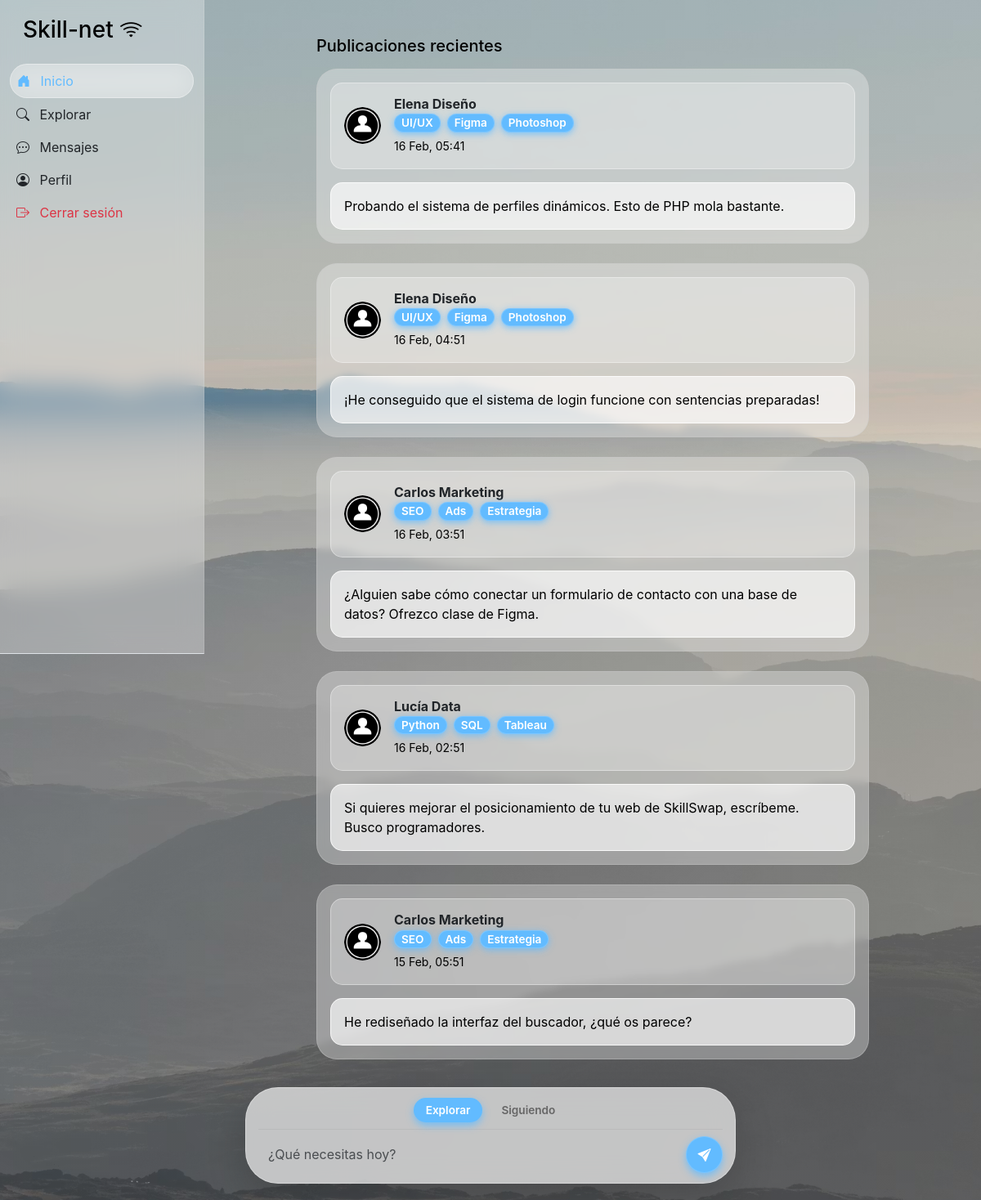
The app's page /index.php (signed in) with its own data.
### tables this page shows
CREATE TABLE IF NOT EXISTS publicaciones (
    id INT AUTO_INCREMENT PRIMARY KEY,
    id_usuario INT NOT NULL,
    contenido TEXT NOT NULL,
    fecha_publicacion TIMESTAMP DEFAULT CURRENT_TIMESTAMP,
    FOREIGN KEY (id_usuario) REFERENCES usuarios(id) ON DELETE CASCADE
);

CREATE TABLE IF NOT EXISTS usuarios (
    id INT AUTO_INCREMENT PRIMARY KEY,
    nombre VARCHAR(100) NOT NULL,
    email VARCHAR(150) NOT NULL UNIQUE,
    password VARCHAR(255) NOT NULL,
    habilidades TEXT,  
    bio TEXT,
    avatar VARCHAR(255) DEFAULT 'default.png',
    fecha_registro TIMESTAMP DEFAULT CURRENT_TIMESTAMP
);

### phpscripts/indexLogic.php (called while the page is built, shortened)
<?php
$mi_id = $_SESSION['user_id'];
$vista = isset($_GET['view']) ? $_GET['view'] : 'recientes';
if ($vista === 'siguiendo') {
    $sql = "SELECT p.*, u.nombre, u.avatar, u.habilidades
            FROM publicaciones p
            JOIN usuarios u ON p.id_usuario = u.id
            JOIN seguidores s ON u.id = s.id_seguido
            WHERE s.id_seguidor = ?
            ORDER BY p.fecha_publicacion DESC";
    $stmt = $conn->prepare($sql);
    $stmt->bind_param("i", $mi_id);
} else {
    $sql = "SELECT p.*, u.nombre, u.avatar, u.habilidades
            FROM publicaciones p
            JOIN usuarios u ON p.id_usuario = u.id
            ORDER BY p.fecha_publicacion DESC";
    $stmt = $conn->prepare($sql);
}
$stmt->execute();
$res_posts = $stmt->get_result();
?>

### index.php (the view, shortened to what this page needs)
<?php
include 'phpscripts/dbconn.php';
include 'phpscripts/indexLogic.php';
?>
<!DOCTYPE html>
<html lang="es">
<head>
    <link href="https://cdn.jsdelivr.net/npm/bootstrap@5.3.0/dist/css/bootstrap.min.css" rel="stylesheet">
    <link rel="stylesheet" href="https://cdn.jsdelivr.net/npm/bootstrap-icons@1.11.0/font/bootstrap-icons.css">
    <link href="https://fonts.cdnfonts.com/css/sf-pro-display" rel="stylesheet">
    <link rel="stylesheet" href="css/fonts.css">
    <link rel="stylesheet" href="css/style.css">
</head>
<body>
    <div class="container-fluid">
        <div class="row">
            <?php include("phpscripts/navbar.php"); ?>
            <main class="main-content">
                <div class="container mt-4" style="max-width: 700px;">
                    <h5 class="mb-3">Publicaciones recientes</h5>
                    <div class="feed">
                        <?php if ($res_posts->num_rows > 0): ?>
                            <?php while ($post = $res_posts->fetch_assoc()): ?>
                                <div class="mb-4">
                                    <div class="post-design pb-0">
                                        <div class="d-flex align-items-center mb-3 usr-info">
                                            <a href="perfil.php?id=<?php echo $post['id_usuario']; ?>" class="">
                                                <?php
                                                $fotoPath = "img/user.png";
                                                if (!empty($post['avatar']) && file_exists("img/" . $post['avatar'])) {
                                                    $fotoPath = "img/" . $post['avatar'];
                                                }
                                                ?>
                                                <img src="<?php echo $fotoPath; ?>" class="rounded-circle me-3 fotofeed"
                                                    width="45" height="45">
                                            </a>
                                            <div>
                                                <h6 class="mb-0 fw-bold">
                                                    <a href="perfil.php?id=<?php echo $post['id_usuario']; ?>"
                                                        class="text-decoration-none text-dark">
                                                        <?php echo htmlspecialchars($post['nombre']); ?>
                                                    </a>
                                                </h6>
                                                <div class="mb-1">
                                                    <?php
                                                    $tags = explode(",", $post['habilidades'] ?? '');
                                                    foreach ($tags as $tag) {
                                                        if (!empty(trim($tag))) {
                                                            echo '<span class="me-2 tag-pill px-2">' . htmlspecialchars(trim($tag)) . '</span>';
                                                        }
                                                    }
                                                    ?>
                                                </div>
                                                <small class="">
                                                    <?php echo date("d M, H:i", strtotime($post['fecha_publicacion'])); ?>
                                                </small>
                                            </div>
                                        </div>
                                        <p class="fs-6 usr-post">
                                            <?php echo nl2br(htmlspecialchars($post['contenido'])); ?>
                                        </p>
                                    </div>
                                </div>
                            <?php endwhile; ?>
                            <div class="finalpadding"></div>
                        <?php endif; ?>
                    </div>
                </div>
                <div class="publish-box shadow-lg">
                    <div class="view-tabs d-flex justify-content-center gap-2 mb-2">
                        <a href="index.php?view=recientes"
                            class="tab-item <?php echo ($vista === 'recientes') ? 'active' : ''; ?>">
                            Explorar
                        </a>
                        <a href="index.php?view=siguiendo"
                            class="tab-item <?php echo ($vista === 'siguiendo') ? 'active' : ''; ?>">
                            Siguiendo
                        </a>
                    </div>
                    <form action="phpscripts/publicar.php" method="POST" class="d-flex align-items-center gap-2">
                        <textarea name="contenido" class="form-control" rows="1" placeholder="¿Qué necesitas hoy?"
                            style="resize: none;"></textarea>
                        <button type="submit" class="btn-send-msg">
                            <i class="bi bi-send-fill"></i>
                        </button>
                    </form>
                </div>
            </main>
        </div>
    </div>
</body>
</html>

### css/style.css (style rules this page uses)
body { font-family: 'SF Pro Display', sans-serif; background: linear-gradient(rgba(18, 18, 18, 0.2), rgba(18, 18, 18, 0.2)), url(../img/wall1.avif); background-size: cover; background-position: center; background-repeat: no-repeat; background-attachment: fixed; color: black; min-height: 100vh; margin: 0; }
.fotofeed { object-fit: cover; }
.main-content { margin-left: 250px; padding: 20px; width: calc(100% - 250px); }
.publish-box { position: fixed; bottom: 20px; left: 50%; transform: translateX(-50%); width: 95%; max-width: 600px; z-index: 1050; background: rgba(255, 255, 255, 0.65); backdrop-filter: blur(15px); border-radius: 40px; border: 1px solid rgba(255, 255, 255, 0.3); padding: 12px 15px !important; flex-direction: column; }
.btn-send-msg { width: 45px; height: 45px; color: white; flex-shrink: 0; background-color: rgba(98, 187, 255, 1); border: 1px solid rgba(147, 208, 255, 0.5); box-shadow: 0 4px 10px rgba(98, 187, 255, 0.8); display: flex; align-items: center; justify-content: center; border-radius: 50% !important; }
.publish-box textarea { border: none !important; background: transparent !important; box-shadow: none !important; }
.view-tabs { border-bottom: 1px solid rgba(0, 0, 0, 0.05); padding-bottom: 8px; }
.tab-item { text-decoration: none; font-size: 0.85rem; font-weight: 600; color: #666; padding: 5px 15px; border-radius: 20px; transition: all 0.3s ease; }
.tab-item.active { transition: all 0.3s ease; background-color: rgba(98, 187, 255, 1); color: white !important; box-shadow: 0 4px 10px rgba(98, 187, 255, 0.8); }
.tag-pill { background-color: rgba(98, 187, 255, 1); border: 1px solid rgba(147, 208, 255, 0.5); box-shadow: 0 2px 8px rgba(98, 187, 255, 0.8); border-radius: 25px; color: white; font-size: small; font-weight: bold; }
.post-design { background-color: rgba(243, 243, 243, 0.35); backdrop-filter: blur(5px); border: 1px solid rgba(199, 199, 199, 0.4); border-radius: 25px; padding: 1rem; }
.usr-info { padding: 1rem; background-color: rgba(250, 250, 250, 0.3); border: 1px solid rgba(250, 250, 250, 0.4); border-radius: 15px; }
.usr-post { padding: 1rem; background-color: rgba(255, 255, 255, 0.65); border: 1px solid rgba(255, 255, 255, 0.75); border-radius: 15px; }
.finalpadding { padding-bottom: 8rem; }
.tag-pill { display: inline-block; background-color: rgba(98, 187, 255, 1); border: 1px solid rgba(147, 208, 255, 0.5); color: white; border-radius: 20px; font-size: 0.85rem; font-weight: 600; }

### records on screen
publicaciones: id_usuario.avatar (placeholder picture), id_usuario.nombre "Elena Diseño", id_usuario.habilidades "UI/UX", id_usuario.habilidades "Figma", id_usuario.habilidades "Photoshop", fecha_publicacion "16 Feb, 05:41", contenido "Probando el sistema de perfiles dinámicos. Esto de PHP mola bastante."
publicaciones: id_usuario.avatar (placeholder picture), id_usuario.nombre "Elena Diseño", id_usuario.habilidades "UI/UX", id_usuario.habilidades "Figma", id_usuario.habilidades "Photoshop", fecha_publicacion "16 Feb, 04:51", contenido "¡He conseguido que el sistema de login funcione con sentencias preparadas!"
publicaciones: id_usuario.avatar (placeholder picture), id_usuario.nombre "Carlos Marketing", id_usuario.habilidades "SEO", id_usuario.habilidades "Ads", id_usuario.habilidades "Estrategia", fecha_publicacion "16 Feb, 03:51", contenido "¿Alguien sabe cómo conectar un formulario de contacto con una base de datos? Ofrezco clase de Figma."
publicaciones: id_usuario.avatar (placeholder picture), id_usuario.nombre "Lucía Data", id_usuario.habilidades "Python", id_usuario.habilidades "SQL", id_usuario.habilidades "Tableau", fecha_publicacion "16 Feb, 02:51", contenido "Si quieres mejorar el posicionamiento de tu web de SkillSwap, escríbeme. Busco programadores."
publicaciones: id_usuario.avatar (placeholder picture), id_usuario.nombre "Carlos Marketing", id_usuario.habilidades "SEO", id_usuario.habilidades "Ads", id_usuario.habilidades "Estrategia", fecha_publicacion "15 Feb, 05:51", contenido "He rediseñado la interfaz del buscador, ¿qué os parece?"
